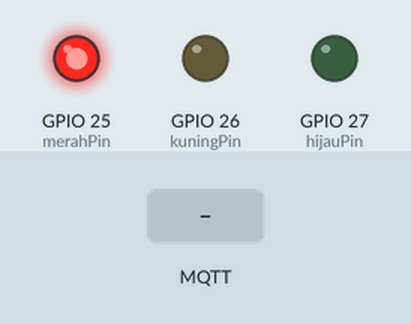
Simulated run of this program. Board: ESP32. Parts: output pins drawn as LEDs (lit = HIGH). The test bench sets the inputs (shaded band). WiFi joins after 1.5 s; servers stay silent unless stated; no MQTT or app messages arrive unless stated; what the program prints to the serial monitor is not drawn.

Above: at 2.7 s.
2.8 s: MQTT message "trafficlight/control" arrives on the first subscribed topic
4.3 s: MQTT message "ON" arrives on the first subscribed topic
At 7.1 s:
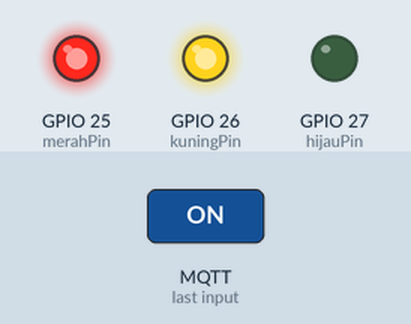
7.3 s: MQTT message "OFF" arrives on the first subscribed topic
At 8.0 s:
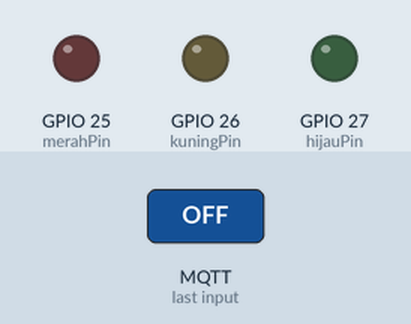
Timing chart, 0 to 10.3 s (numbered marks = the images above; inputs shaded):
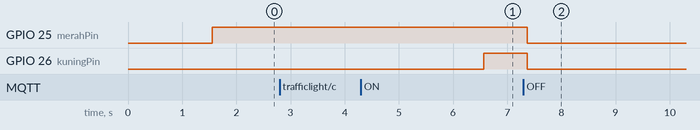

The program:

main.cpp
```cpp
#include <Arduino.h>
#include <WiFi.h>
#include <PubSubClient.h>

// Pin lampu
const int merahPin  = 25;
const int kuningPin = 26;
const int hijauPin  = 27;

// WiFi
const char* ssid = "Enigmanians";
const char* password = "Growwithenigma2024!";

// MQTT broker
const char* mqtt_server = "test.mosquitto.org";
const int mqtt_port = 1883;

WiFiClient espClient;
PubSubClient client(espClient);

String currentStatus = "Merah";
bool isRunning = true;

// Heartbeat
unsigned long lastHeartbeat = 0;
const long heartbeatInterval = 2000; // 2 detik

// Fungsi update status lampu ke broker
void setStatus(String status) {
  currentStatus = status;
  client.publish("trafficlight/status", status.c_str());
}

// Callback MQTT untuk kontrol ON/OFF
void callback(char* topic, byte* message, unsigned int length) {
  String msg;
  for (unsigned int i = 0; i < length; i++) msg += (char)message[i];

  Serial.print("Pesan diterima [");
  Serial.print(topic);
  Serial.print("] ");
  Serial.println(msg);

  if (String(topic) == "trafficlight/control") {
    if (msg == "ON") {
      isRunning = true;
    } else if (msg == "OFF") {
      isRunning = false;
      // langsung matikan lampu saat OFF
      digitalWrite(merahPin, LOW);
      digitalWrite(kuningPin, LOW);
      digitalWrite(hijauPin, LOW);
      setStatus("Mati");
    }
  }
}

// Reconnect MQTT jika disconnected
void reconnect() {
  while (!client.connected()) {
    Serial.print("Menghubungkan ke MQTT...");
    if (client.connect("ESP32TrafficLight")) {
      Serial.println("Terhubung!");
      client.subscribe("trafficlight/control");
    } else {
      Serial.print("Gagal, rc=");
      Serial.print(client.state());
      Serial.println(" coba lagi 5 detik");
      delay(5000);
    }
  }
}

void setup() {
  Serial.begin(115200);

  pinMode(merahPin, OUTPUT);
  pinMode(kuningPin, OUTPUT);
  pinMode(hijauPin, OUTPUT);

  // Connect WiFi
  WiFi.begin(ssid, password);
  Serial.print("Menghubungkan WiFi");
  while (WiFi.status() != WL_CONNECTED) {
    delay(500);
    Serial.print(".");
  }
  Serial.println("\nWiFi terhubung!");
  Serial.println(WiFi.localIP());

  // MQTT setup
  client.setServer(mqtt_server, mqtt_port);
  client.setCallback(callback);
}

void delayWithCheck(int totalMillis) {
  int interval = 100; // 100ms
  int loops = totalMillis / interval;
  for (int i = 0; i < loops; i++) {
    delay(interval);
    client.loop();          // proses MQTT agar OFF bisa diterima
    if (!isRunning) return; // keluar langsung saat OFF

    // Heartbeat di delay
    if (millis() - lastHeartbeat > heartbeatInterval) {
      client.publish("trafficlight/heartbeat", "PING");
      lastHeartbeat = millis();
    }
  }
}

void loop() {
  if (!client.connected()) reconnect();
  client.loop();

  // Heartbeat normal
  if (millis() - lastHeartbeat > heartbeatInterval) {
    client.publish("trafficlight/heartbeat", "PING");
    lastHeartbeat = millis();
  }

  if (!isRunning) {
    delay(100);
    return;
  }

  // ===== Fase Merah =====
  digitalWrite(merahPin, HIGH);
  digitalWrite(kuningPin, LOW);
  digitalWrite(hijauPin, LOW);
  setStatus("Merah");
  delayWithCheck(5000);

  if (!isRunning) return;

  // ===== Fase Merah+Kuning =====
  digitalWrite(merahPin, HIGH);
  digitalWrite(kuningPin, HIGH);
  digitalWrite(hijauPin, LOW);
  setStatus("Merah + Kuning");
  delayWithCheck(2000);

  if (!isRunning) return;

  // ===== Fase Kuning =====
  // digitalWrite(merahPin, LOW);
  // digitalWrite(kuningPin, HIGH);
  // digitalWrite(hijauPin, LOW);
  // setStatus("Kuning");
  // delayWithCheck(500);

  // if (!isRunning) return;

  // ===== Fase Hijau =====
  digitalWrite(merahPin, LOW);
  digitalWrite(kuningPin, LOW);
  digitalWrite(hijauPin, HIGH);
  setStatus("Hijau");
  delayWithCheck(5000);

  if (!isRunning) return;

  // ===== Fase Kuning Akhir =====
  digitalWrite(merahPin, LOW);
  digitalWrite(kuningPin, HIGH);
  digitalWrite(hijauPin, LOW);
  setStatus("Kuning");
  delayWithCheck(2000);
}
```

Measured:
- after the input at 2.8 s, every drawn part: stays the same
- after the input at 7.3 s, GPIO 25 (merahPin): HIGH → LOW after 0.07 s instead of 1.3 s; GPIO 27 (hijauPin): stays LOW (without the input it goes to HIGH after 1.3 s)
